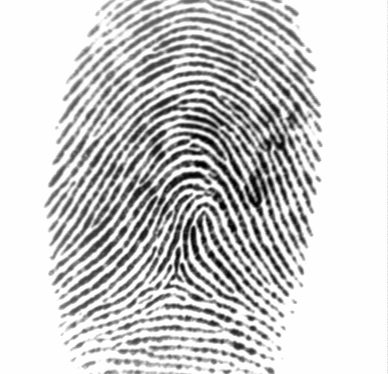
#> input picture proj09/Fingerprints/1_1.tif, 388 x 374 px; its folder holds 5 pictures in this run
$ python proj09.py   (Python 2 division)   (older library calls are emulated)
#> lines starting #> are read from the running program, lines starting #| are printed output that depends on the picture
import glob
import numpy as np
import cv2
import math
import matplotlib.pyplot as plt

def slice(image, W=8):
    lines   = image.shape[0] / W
    columns = image.shape[1] / W
    for i in range(1,lines):
        for j in range(1,columns):
            sub_image = [line[(i-1)*W: (i+1)*W] for line in image[(j-1)*W: (j+1)*W]]
            if len(sub_image) > 0:
                yield (np.asarray(sub_image), i, j)

def max_coord(fourier,W=8):
    # shift zero-frequency term to the centre of the array
    fourier = np.fft.fftshift(fourier)
    centre=(W,W)
    max = (0,0,0,0)
    for i in range(1,len(fourier)):
        for j in range(1,len(fourier[i])):
            norm = (fourier[i][j].real * fourier[i][j].real) + (fourier[i][j].imag * fourier[i][j].imag)
            if norm > max[2] and (i,j) != centre:
                dist = math.sqrt((i-centre[0])**2 + (j-centre[1])**2)
                max = (i-centre[0],j-centre[0],norm,dist)
    return max


if __name__ == '__main__':
    fingerprints = glob.glob("Fingerprints/1_*.tif")
    for fingerprint in fingerprints:
        image = cv2.imread(fingerprint)
#> image is the input picture: shape (374, 388, 3); min 1, max 254, mean 204.1
        image = cv2.cvtColor(image, cv2.cv.CV_BGR2GRAY)
#> image: shape (374, 388)
        # We'll print frequency for all images
        i = fingerprint[-5] # get image suffix
        f_all = open('all' + i +'.txt', 'w')
        # but we'll print line statistics for only one line of one image
        if fingerprint == 'Fingerprints/1_1.tif':
            f_line = open('line.txt', 'w')
        for region in slice(image):
            if len(region[0]) != 16:
                continue
            i = str(region[1])
            j = str(region[2])
            if len(i) == 1:
                i = '0' + i
            if len(j) == 1:
                j = '0' + j
            # we only want to print a few regions from one image
            if fingerprint == 'Fingerprints/1_1.tif':
                if region[2] == 16 and region[1] in [3,40,20,23,26,30]:
                    cv2.imwrite('region'+ j +'-'+ i +'.png', region[0])
            fft = np.fft.fft2(region[0])
            coords = max_coord(np.fft.fft2(region[0]))
            d = str(coords[3] if coords[3] < 3 else 0)
            f_all.write(i + ' ' + j + ' ' + d + '\n')
            if region[2] == 16 and fingerprint == 'Fingerprints/1_1.tif':
                f_line.write(i + ' ' + d +'\n')
                if region[1] in [3,40,20,23,26,30]:
                    plt.imshow(np.log(np.abs(np.fft.fftshift(fft))**2))
                    plt.gca().axes.get_xaxis().set_visible(False)
                    plt.gca().axes.get_yaxis().set_visible(False)
                    plt.savefig('fft' + i +'.png', bbox_inches='tight', pad_inches=0)
#> this loop made 2115 passes
#> (i, j) on passes 1 to 12: ('01', '01'), ('01', '02'), ('01', '03'), ('01', '04'), ('01', '05'), ('01', '06'), ('01', '07'), ('01', '08'), ('01', '09'), ('01', '10'), ('01', '11'), ('01', '12')
#> i on passes 61 to 66: '02', '02', '02', '02', '02', '02'
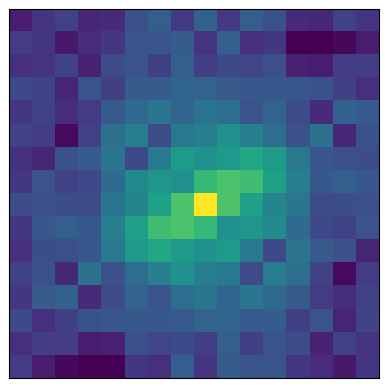
#> figure drawn by matplotlib, 1 panel
